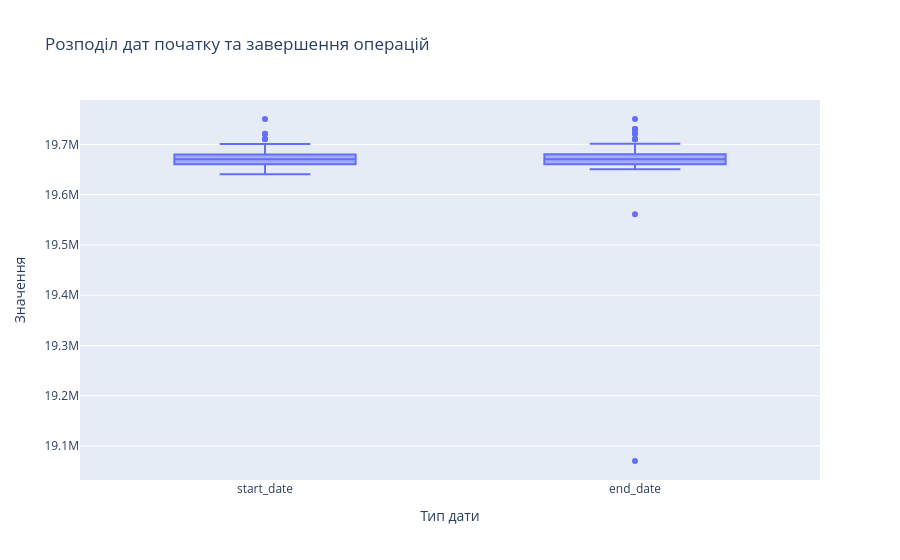

The code cell stored with this chart in its notebook:
### Code cell
#Для одночасного порівняння start_date та end_date:

dates = df[['start_date', 'end_date']].melt(
    var_name='Тип дати',
    value_name='Значення'
)

fig = px.box(
    dates,
    x='Тип дати',
    y='Значення',
    points='outliers',
    title='Розподіл дат початку та завершення операцій'
)

fig.show()

### Figure 1 — Plotly figure (JSON) as saved in the notebook; plotly's stock layout.template omitted (floating-point values rounded to 4 significant figures; data arrays with more than 128 entries replaced by an {"elided": "..."} marker saying what was removed)
{"data": [{"alignmentgroup": "True", "boxpoints": "outliers", "hovertemplate": "Тип дати=%{x}<br>Значення=%{y}<extra></extra>", "legendgroup": "", "marker": {"color": "#636efa"}, "name": "", "notched": false, "offsetgroup": "", "orientation": "v", "showlegend": false, "type": "box", "x": {"elided": "510 str values"}, "x0": " ", "xaxis": "x", "y": {"elided": "510 int values"}, "y0": " ", "yaxis": "y"}], "layout": {"boxmode": "group", "legend": {"tracegroupgap": 0}, "title": {"text": "Розподіл дат початку та завершення операцій"}, "xaxis": {"anchor": "y", "domain": [0, 1], "title": {"text": "Тип дати"}}, "yaxis": {"anchor": "x", "domain": [0, 1], "title": {"text": "Значення"}}}}
